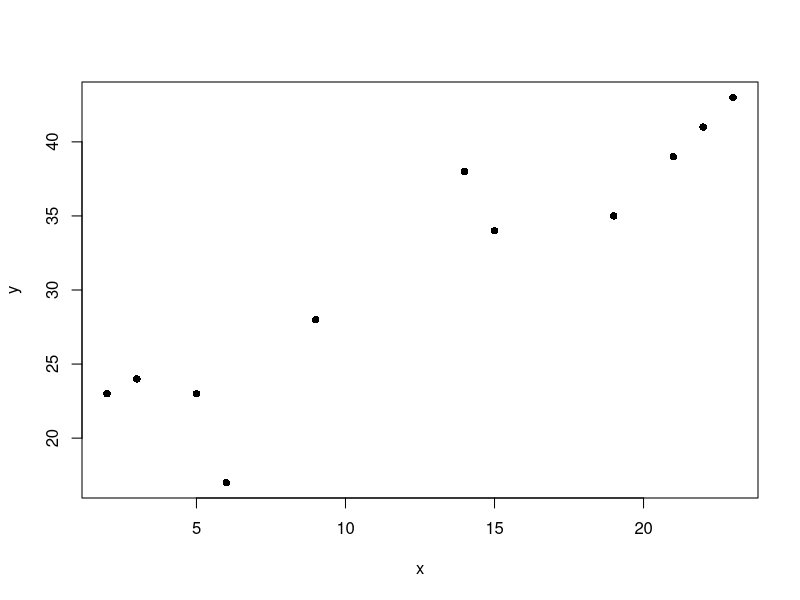

Write R code to recreate this figure.
# One way to quantify the relationship between two variables is
# to use the Pearson correlation coefficient, which is a measure
# of the linear association between two variables.

# create two vectors
x <- c(2, 3, 3, 5, 6, 9, 14, 15, 19, 21, 22, 23)
y <- c(23, 24, 24, 23, 17, 28, 38, 34, 35, 39, 41, 43)

# create scatterplot
plot(x, y, pch=16)

# perform corrrelation test between the two vectors
cor.test(x, y)
